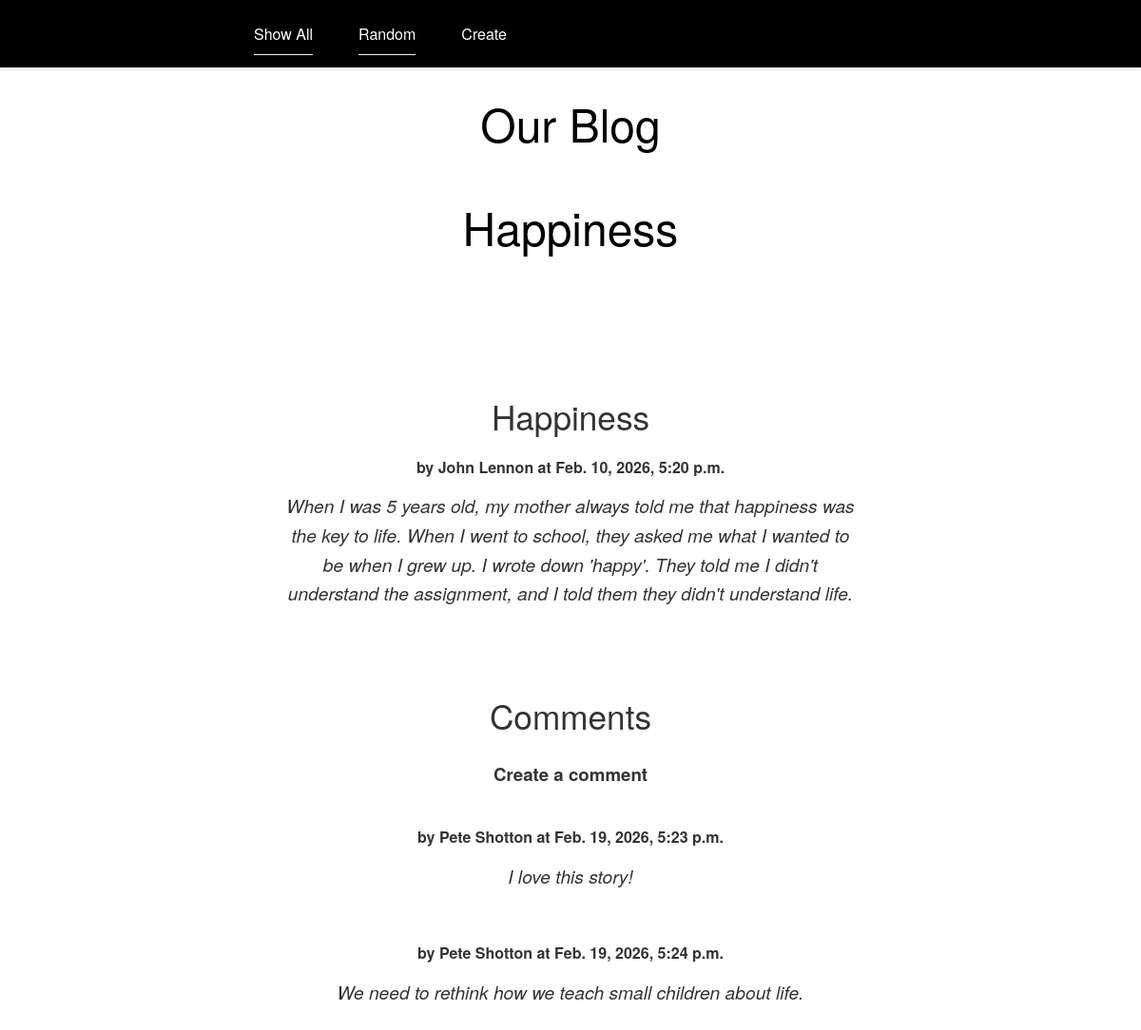
/blog/article/1, run on the app's committed database.
### blog/models.py (models this page shows, shortened)
class Article(models.Model):
    title = models.TextField(blank=False)
    author = models.TextField(blank=False)
    text = models.TextField(blank=False)
    published = models.DateTimeField(auto_now=True)
    image_url = models.URLField(blank=True) # url as a string
    image_file = models.ImageField(blank=True) # the actual image
    def get_comments(self):
        comments = Comment.objects.filter(article=self)
        return comments

class Comment(models.Model):
    article = models.ForeignKey("Article", on_delete=models.CASCADE)
    author = models.TextField(blank=False)
    text = models.TextField(blank=False)
    published = models.DateTimeField(auto_now=True)
    def __str__(self):
        return f'{self.text}'

### blog/views.py (the view)
# urls.py: path('article/<int:pk>', ArticleView.as_view(), name='article'),
class ArticleView(DetailView):
    model = Article
    template_name = 'blog/article.html' ## reusing same template
    context_object_name = 'article'

### blog/templates/blog/article.html (shortened to what this page needs)
{% extends 'blog/base.html' %}
 {% block content %}
<h1>{{article.title}}</h1>
 <main class="grid-container">
        <article class="featured">
            <div>
                <h2>{{article.title}}</h2>
                <strong>by {{article.author}} at {{article.published}}</strong>
                <p>
                {{article.text}}
                </p>
            </div>
        </article>
        <div>
            <h2>Comments</h2>
            <h3><a href="{% url 'create_comment' article.pk %}">Create a comment</a></h3>
            {% for comment in article.get_comments %}
                <div>
                    <strong>by {{comment.author}} at {{comment.published}}</strong>
                <p>{{comment.text}}</p>
                </div>
        {% endfor %}
        </div>
</main>
{% endblock %}

### static/styles.css (style rules this page uses)
:root { --color-black: #000000; --color-dark-grey: #333333; --color-medium-grey: #888888; --color-light-grey: #f2f2f2; --color-white: #ffffff; }
body { font-family: "Helvetica Neue UltraLight", "Helvetica Neue Light", "Helvetica Neue", Helvetica, Arial, sans-serif; font-weight: 300; background-color: var(--color-white); color: var(--color-dark-grey); margin: 0; padding: 0; text-align: center; line-height: 1.6; -webkit-font-smoothing: antialiased; -moz-osx-font-smoothing: grayscale; }
body { padding-top: 60px; }
h1 { font-size: 3rem; font-weight: 200; margin-top: 2rem; margin-bottom: 1rem; color: var(--color-black); }
h2 { font-size: 2.2rem; font-weight: 200; margin-top: 2rem; margin-bottom: 0.8rem; color: var(--color-dark-grey); }
p { font-size: 1.2rem; margin: 0.8rem auto; max-width: 700px; color: var(--color-dark-grey); }
p:first-of-type { font-style: italic; font-weight: 200; max-width: 600px; }
a { color: var(--color-dark-grey); text-decoration: none; transition: color 0.3s ease-in-out; }
div { padding: 20px; margin: 0 auto; max-width: 800px; }

### data on the page
Article: title "Happiness", author "John Lennon", published "Feb. 10, 2026, 5:20 p.m.", text "When I was 5 years old, my mother always told me that happiness was the key to life. When I went to school, they asked me what I wanted to be when I grew up. I wrote down 'happy'. They told me I didn't understand the assignment, and I told them they didn't understand life."
Comment: author "Pete Shotton", published "Feb. 19, 2026, 5:23 p.m.", text "I love this story!"
Comment: author "Pete Shotton", published "Feb. 19, 2026, 5:24 p.m.", text "We need to rethink how we teach small children about life."
